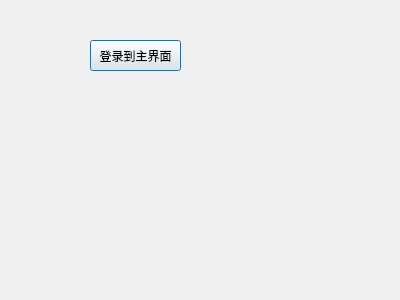
<?xml version="1.0" encoding="UTF-8"?>
<ui version="4.0">
 <class>LoginDlg</class>
 <widget class="QDialog" name="LoginDlg">
  <property name="geometry">
   <rect>
    <x>0</x>
    <y>0</y>
    <width>400</width>
    <height>300</height>
   </rect>
  </property>
  <property name="windowTitle">
   <string>Dialog</string>
  </property>
  <widget class="QPushButton" name="pushButton">
   <property name="geometry">
    <rect>
     <x>90</x>
     <y>40</y>
     <width>91</width>
     <height>31</height>
    </rect>
   </property>
   <property name="text">
    <string>登录到主界面</string>
   </property>
  </widget>
 </widget>
 <resources/>
 <connections>
  <connection>
   <sender>pushButton</sender>
   <signal>clicked()</signal>
   <receiver>LoginDlg</receiver>
   <slot>accept()</slot>
   <hints>
    <hint type="sourcelabel">
     <x>128</x>
     <y>61</y>
    </hint>
    <hint type="destinationlabel">
     <x>253</x>
     <y>153</y>
    </hint>
   </hints>
  </connection>
 </connections>
</ui>
